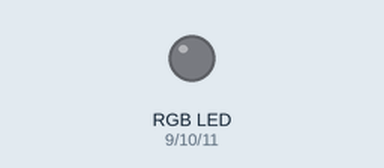
This sketch was run on a simulated Arduino Uno, built with avr-gcc and run on an emulated ATmega328P. Parts: an RGB LED mixed from three pins (HIGH = lit).

Above: at 0.1 s.
At 3.1 s:
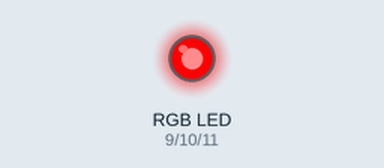
At 5.1 s:
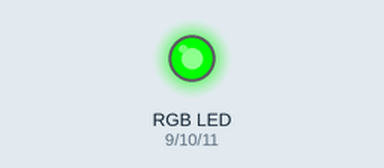
At 7.1 s:
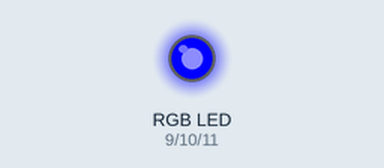
At 11.1 s:
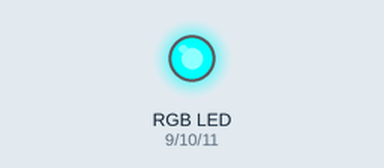
At 15.1 s:
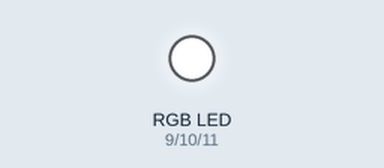
Timing chart, 0 to 40.0 s (numbered marks = the images above):
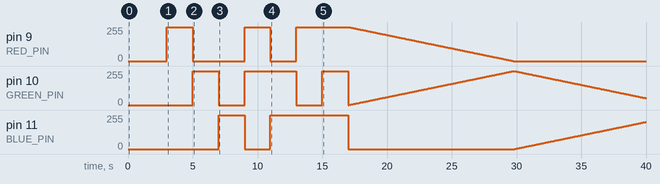

The sketch:

RGB_LED.ino
```cpp
/*
SparkFun Inventor's Kit
Example sketch 03

RGB LED

  Make an RGB LED display a rainbow of colors!

Hardware connections:

  An RGB LED is actually three LEDs (red, green, and blue) in
  one package. When you run them at different brightnesses,
  the red, green and blue mix to form new colors.

  Starting at the flattened edge of the flange on the LED,
  the pins are ordered RED, COMMON, GREEN, BLUE.

  Connect RED to a 330 Ohm resistor. Connect the other end
  of the resistor to Arduino digital pin 9.

  Connect COMMON pin to GND.

  Connect GREEN to a 330 Ohm resistor. Connect the other end
  of the resistor to Arduino digital pin 10.

  Connect BLUE to a 330 Ohm resistor. Connect the other end
  of the resistor to Arduino digital pin 11.

This sketch was written by SparkFun Electronics,
with lots of help from the Arduino community.
Visit http://learn.sparkfun.com/products/2 for SIK information.
Visit http://www.arduino.cc to learn about the Arduino.

Version 2.0 6/2012 MDG
*/


// First we'll define the pins by name to make the sketch
// easier to follow.

// Here's a new trick: putting the word "const" in front of a
// variable indicates that this is a "constant" value that will
// never change. (You don't have to do this, but if you do, the
// Arduino will give you a friendly warning if you accidentally
// try to change the value, so it's considered good form.)

const int RED_PIN = 9;
const int GREEN_PIN = 10;
const int BLUE_PIN = 11;

// This variable controls how fast we loop through the colors.
// (Try changing this to make the fading faster or slower.)

int DISPLAY_TIME = 100;  // In milliseconds


void setup()
{
  // Here we'll configure the Arduino pins we're using to
  // drive the LED to be outputs:

  pinMode(RED_PIN, OUTPUT);
  pinMode(GREEN_PIN, OUTPUT);
  pinMode(BLUE_PIN, OUTPUT);
}


void loop()
{
  // In this sketch, we'll start writing our own functions.
  // This makes the sketch easier to follow by dividing up
  // the sketch into sections, and not having everything in
  // setup() or loop().

  // We'll show you two ways to run the RGB LED.

  // The first way is to turn the individual LEDs (red, blue,
  // and green) on and off in various combinations. This gives you
  // a total of eight colors (if you count "black" as a color).

  // We've written a function called mainColors() that steps
  // through all eight of these colors. We're only "calling" the
  // function here (telling it to run). The actual function code
  // is further down in the sketch.

  mainColors();

  // The above function turns the individual LEDs full-on and
  // full-off. If you want to generate more than eight colors,
  // you can do so by varying the brightness of the individual
  // LEDs between full-on and full-off.

  // The analogWrite() function lets us do this. This function
  // lets you dim a LED from full-off to full-on over 255 steps.

  // We've written a function called showSpectrum() that smoothly
  // steps through all the colors. Again we're just calling it
  // here; the actual code is further down in this sketch.

  showSpectrum();
}


// Here's the mainColors() function we've written.

// This function displays the eight "main" colors that the RGB LED
// can produce. If you'd like to use one of these colors in your
// own sketch, you cancopy and paste that section into your code.

void mainColors()
{
  // Off (all LEDs off):

  digitalWrite(RED_PIN, LOW);
  digitalWrite(GREEN_PIN, LOW);
  digitalWrite(BLUE_PIN, LOW);

  delay(3000);

  // Red (turn just the red LED on):

  digitalWrite(RED_PIN, HIGH);
  digitalWrite(GREEN_PIN, LOW);
  digitalWrite(BLUE_PIN, LOW);

  delay(2000);

  // Green (turn just the green LED on):

  digitalWrite(RED_PIN, LOW);
  digitalWrite(GREEN_PIN, HIGH);
  digitalWrite(BLUE_PIN, LOW);

  delay(2000);

  // Blue (turn just the blue LED on):

  digitalWrite(RED_PIN, LOW);
  digitalWrite(GREEN_PIN, LOW);
  digitalWrite(BLUE_PIN, HIGH);

  delay(2000);

  // Yellow (turn red and green on):

  digitalWrite(RED_PIN, HIGH);
  digitalWrite(GREEN_PIN, HIGH);
  digitalWrite(BLUE_PIN, LOW);

  delay(2000);

  // Cyan (turn green and blue on):

  digitalWrite(RED_PIN, LOW);
  digitalWrite(GREEN_PIN, HIGH);
  digitalWrite(BLUE_PIN, HIGH);

  delay(2000);

  // Purple (turn red and blue on):

  digitalWrite(RED_PIN, HIGH);
  digitalWrite(GREEN_PIN, LOW);
  digitalWrite(BLUE_PIN, HIGH);

  delay(2000);

  // White (turn all the LEDs on):

  digitalWrite(RED_PIN, HIGH);
  digitalWrite(GREEN_PIN, HIGH);
  digitalWrite(BLUE_PIN, HIGH);

  delay(2000);
}


// Below are two more functions we've written,
// showSpectrum() and showRGB().

// showRGB() displays a single color on the RGB LED.
// You call showRGB() with the number of a color you want
// to display.

// showSpectrum() steps through all the colors of the RGB LED,
// displaying a rainbow. showSpectrum() actually calls showRGB()
// over and over to do this.

// We'll often break tasks down into individual functions like
// this, which makes your sketches easier to follow, and once
// you have a handy function, you can reuse it in your other
// programs.


// showSpectrum()

// This function steps through all the colors of the RGB LED.
// It does this by stepping a variable from 0 to 768 (the total
// number of colors), and repeatedly calling showRGB() to display
// the individual colors.

// In this function, we're using a "for() loop" to step a variable
// from one value to another, and perform a set of instructions
// for each step. For() loops are a very handy way to get numbers
// to count up or down.

// Every for() loop has three statements separated by semicolons:

//   1. Something to do before starting

//   2. A test to perform; as long as it's true,
//      it will keep looping

//   3. Something to do after each loop (usually
//      increase a variable)

// For the for() loop below, these are the three statements:

//   1. x = 0;     Before starting, make x = 0.

//   2. x < 768;   While x is less than 768, run the
//                 following code.

//   3. x++        Putting "++" after a variable means
//                 "add one to it". (You can also use "x = x + 1")

// Every time you go through the loop, the statements following
// the loop (those within the brackets) will run.

// And when the test in statement 2 is finally false, the sketch
// will continue.


void showSpectrum()
{
  int x;  // define an integer variable called "x"

  // Now we'll use a for() loop to make x count from 0 to 767
  // (Note that there's no semicolon after this line!
  // That's because the for() loop will repeat the next
  // "statement", which in this case is everything within
  // the following brackets {} )

  for (x = 0; x < 768; x++)

  // Each time we loop (with a new value of x), do the following:

  {
    showRGB(x);  // Call RGBspectrum() with our new x
    delay(50);   // Delay for 10 ms (1/100th of a second)
  }
}


// showRGB()

// This function translates a number between 0 and 767 into a
// specific color on the RGB LED. If you have this number count
// through the whole range (0 to 767), the LED will smoothly
// change color through the entire spectrum.

// The "base" numbers are:
// 0   = pure red
// 255 = pure green
// 511 = pure blue
// 767 = pure red (again)

// Numbers between the above colors will create blends. For
// example, 640 is midway between 512 (pure blue) and 767
// (pure red). It will give you a 50/50 mix of blue and red,
// resulting in purple.

// If you count up from 0 to 767 and pass that number to this
// function, the LED will smoothly fade between all the colors.
// (Because it starts and ends on pure red, you can start over
// at 0 without any break in the spectrum).


void showRGB(int color)
{
  int redIntensity;
  int greenIntensity;
  int blueIntensity;

  // Here we'll use an "if / else" statement to determine which
  // of the three (R,G,B) zones x falls into. Each of these zones
  // spans 255 because analogWrite() wants a number from 0 to 255.

  // In each of these zones, we'll calculate the brightness
  // for each of the red, green, and blue LEDs within the RGB LED.

  if (color <= 255)          // zone 1
  {
    redIntensity = 255 - color;    // red goes from on to off
    greenIntensity = color;        // green goes from off to on
    blueIntensity = 0;             // blue is always off
  }
  else if (color <= 511)     // zone 2
  {
    redIntensity = 0;                     // red is always off
    greenIntensity = 255 - (color - 256); // green on to off
    blueIntensity = (color - 256);        // blue off to on
  }
  else // color >= 512       // zone 3
  {
    redIntensity = (color - 512);         // red off to on
    greenIntensity = 0;                   // green is always off
    blueIntensity = 255 - (color - 512);  // blue on to off
  }

  // Now that the brightness values have been set, command the LED
  // to those values

  analogWrite(RED_PIN, redIntensity);
  analogWrite(BLUE_PIN, blueIntensity);
  analogWrite(GREEN_PIN, greenIntensity);
}
```

Measured:
- by itself, pin 11 (BLUE_PIN): ramps from 0/255 to 255/255 and jumps back, once every 8.0 s
- by itself, pin 10 (GREEN_PIN): 0/255 → 255/255 at 5.0 s, → 0/255 2.0 s later, → 255/255 2.0 s later, → 0/255 4.0 s later, … (464 changes in this stretch)
